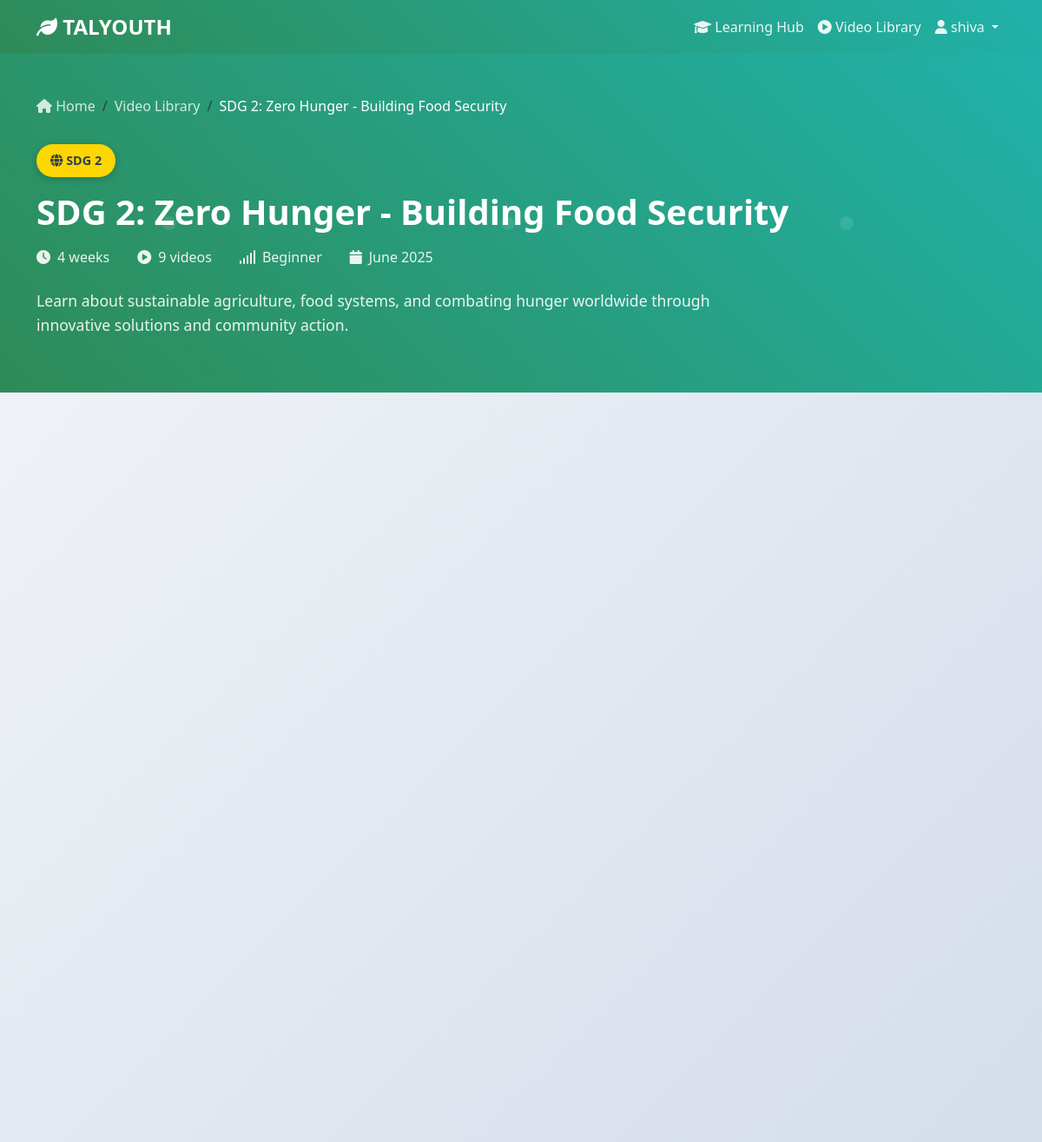
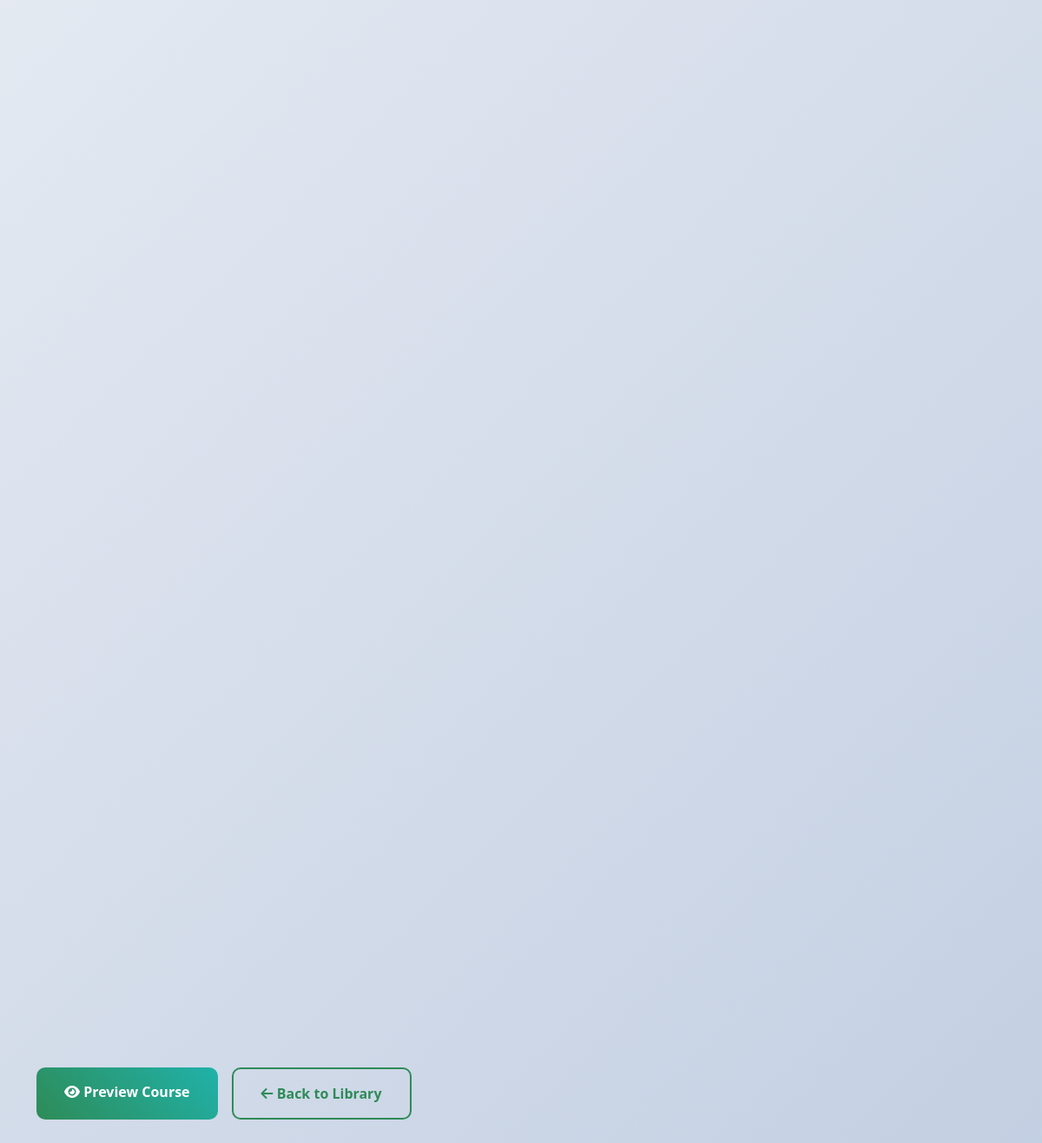
/course/1 (signed in), run on the app's committed database (2 pictures, top to bottom).
### app_local.py (models this page shows, shortened)
class User(UserMixin, db.Model):
    id = db.Column(db.Integer, primary_key=True)
    email = db.Column(db.String(120), unique=True, nullable=False)
    password_hash = db.Column(db.String(256), nullable=False)
    first_name = db.Column(db.String(64), nullable=False)
    last_name = db.Column(db.String(64), nullable=False)
    age = db.Column(db.Integer)
    location = db.Column(db.String(100))
    user_type = db.Column(db.String(20), nullable=False)
    created_at = db.Column(db.DateTime, default=datetime.utcnow)
    is_active = db.Column(db.Boolean, default=True)
    last_login = db.Column(db.DateTime)
    participant_profile = db.relationship('ParticipantProfile', backref='user', uselist=False)
    mentor_profile = db.relationship('MentorProfile', backref='user', uselist=False)

class Course(db.Model):
    id = db.Column(db.Integer, primary_key=True)
    title = db.Column(db.String(200), nullable=False)
    description = db.Column(db.Text)
    sdg_focus = db.Column(db.Integer, nullable=False)
    difficulty_level = db.Column(db.String(20), default='Beginner')
    duration_weeks = db.Column(db.Integer, default=4)
    thumbnail_url = db.Column(db.String(300))
    created_at = db.Column(db.DateTime, default=datetime.utcnow)
    is_active = db.Column(db.Boolean, default=True)
    videos = db.relationship('Video', backref='course', lazy='dynamic')
    course_progress = db.relationship('CourseProgress', backref='course')

### app_local.py (the view, shortened to what this page needs)
    @app.route('/course/<int:course_id>')
    @login_required
    def course_detail(course_id):
        if current_user.user_type not in ['participant', 'mentor']:
            flash('Access denied.', 'error')
            return redirect(url_for('index'))
        course = Course.query.get_or_404(course_id)
        videos_by_week = {}
        videos = Video.query.filter_by(course_id=course_id).order_by(Video.week_number, Video.order_in_week).all()
        for video in videos:
            if video.week_number not in videos_by_week:
                videos_by_week[video.week_number] = []
            videos_by_week[video.week_number].append(video)
        course_progress = None
        return render_template('course_detail.html',
                             course=course,
                             videos_by_week=videos_by_week,
                             course_progress=course_progress)

### templates/course_detail.html (shortened to what this page needs)
<!DOCTYPE html>
<html lang="en">
<head>
    <link href="https://cdn.jsdelivr.net/npm/bootstrap@5.3.0/dist/css/bootstrap.min.css" rel="stylesheet">
    <link href="https://cdnjs.cloudflare.com/ajax/libs/font-awesome/6.0.0/css/all.min.css" rel="stylesheet">
</head>
<body>
    <nav class="navbar navbar-expand-lg navbar-dark">
        <div class="container">
            <a class="navbar-brand" href="{{ url_for('index') }}">
                <i class="fas fa-leaf"></i> TALYOUTH
            </a>
            <div class="collapse navbar-collapse" id="navbarNav">
                <ul class="navbar-nav ms-auto">
                    <li class="nav-item">
                        <a class="nav-link" href="{{ url_for('learning_hub') }}">
                            <i class="fas fa-graduation-cap"></i> Learning Hub
                        </a>
                    </li>
                    <li class="nav-item">
                        <a class="nav-link" href="{{ url_for('video_library') }}">
                            <i class="fas fa-play-circle"></i> Video Library
                        </a>
                    </li>
                    <li class="nav-item dropdown">
                        <a class="nav-link dropdown-toggle" href="#" id="navbarDropdown" role="button" data-bs-toggle="dropdown">
                            <i class="fas fa-user"></i> {{ current_user.first_name }}
                        </a>
                    </li>
                </ul>
            </div>
        </div>
    </nav>
    <section class="course-header">
        <div class="container">
            <div class="course-header-content">
                <nav aria-label="breadcrumb">
                    <ol class="breadcrumb">
                        <li class="breadcrumb-item">
                            <a href="{{ url_for('index') }}">
                                <i class="fas fa-home"></i> Home
                            </a>
                        </li>
                        <li class="breadcrumb-item">
                            <a href="{{ url_for('video_library') }}">Video Library</a>
                        </li>
                        <li class="breadcrumb-item active">{{ course.title }}</li>
                    </ol>
                </nav>
                <div class="sdg-badge">
                    <i class="fas fa-globe"></i> SDG {{ course.sdg_focus }}
                </div>
                <h1 class="course-title">{{ course.title }}</h1>
                <div class="course-meta">
                    <div class="meta-item">
                        <i class="fas fa-clock"></i>
                        <span>{{ course.duration_weeks }} weeks</span>
                    </div>
                    <div class="meta-item">
                        <i class="fas fa-play-circle"></i>
                        <span>{{ course.videos.count() }} videos</span>
                    </div>
                    <div class="meta-item">
                        <i class="fas fa-signal"></i>
                        <span>{{ course.difficulty_level }}</span>
                    </div>
                    <div class="meta-item">
                        <i class="fas fa-calendar"></i>
                        <span>{{ course.created_at.strftime('%B %Y') }}</span>
                    </div>
                </div>
                <p class="course-description">{{ course.description }}</p>
            </div>
        </div>
    </section>
    <section class="course-content">
        <div class="container">
            <div class="weeks-container">
            </div>
            <div class="action-buttons">
                {% if current_user.user_type == 'participant' %}
                    {% if course_progress and course_progress.completion_percentage > 0 %}
                        <a href="{{ url_for('watch_video', video_id=videos_by_week[1][0].id) }}" class="btn btn-primary">
                            <i class="fas fa-play"></i> Continue Learning
                        </a>
                    {% else %}
                        <a href="{{ url_for('watch_video', video_id=videos_by_week[1][0].id) }}" class="btn btn-primary">
                            <i class="fas fa-play-circle"></i> Start Course
                        </a>
                    {% endif %}
                {% else %}
                    <a href="{{ url_for('watch_video', video_id=videos_by_week[1][0].id) }}" class="btn btn-primary">
                        <i class="fas fa-eye"></i> Preview Course
                    </a>
                {% endif %}
                <a href="{{ url_for('video_library') }}" class="btn btn-outline-primary">
                    <i class="fas fa-arrow-left"></i> Back to Library
                </a>
            </div>
        </div>
    </section>
</body>
</html>

### templates/course_detail.html (style rules this page uses)
:root { --primary-color: #2E8B57; --secondary-color: #FFD700; --accent-color: #FF6B35; --text-dark: #2C3E50; --text-light: #7F8C8D; --bg-light: #F8F9FA; }
body { background: linear-gradient(135deg, #f5f7fa 0%, #c3cfe2 100%); min-height: 100vh; font-family: 'Segoe UI', Tahoma, Geneva, Verdana, sans-serif; }
.navbar { background: linear-gradient(45deg, var(--primary-color), #20B2AA) !important; box-shadow: 0 2px 20px rgba(0,0,0,0.1); }
.navbar-brand { font-weight: bold; font-size: 1.5rem; }
.navbar-nav .nav-link { color: rgba(255,255,255,0.9) !important; font-weight: 500; transition: color 0.3s ease; }
.course-header { background: linear-gradient(45deg, var(--primary-color), #20B2AA); color: white; padding: 3rem 0; position: relative; overflow: hidden; }
.course-header::before { content: ''; position: absolute; top: 0; left: 0; right: 0; bottom: 0; animation: float 20s infinite linear; }
.course-header-content { position: relative; z-index: 1; }
.breadcrumb { background: none; padding: 0; margin-bottom: 2rem; }
.breadcrumb-item a { color: rgba(255,255,255,0.8); text-decoration: none; }
.breadcrumb-item.active { color: white; }
.course-title { font-size: 2.5rem; font-weight: bold; margin-bottom: 1rem; }
.course-meta { display: flex; gap: 2rem; margin-bottom: 1.5rem; flex-wrap: wrap; }
.meta-item { display: flex; align-items: center; gap: 0.5rem; font-size: 1rem; opacity: 0.9; }
.sdg-badge { background: var(--secondary-color); color: var(--text-dark); padding: 0.5rem 1rem; border-radius: 20px; font-weight: bold; font-size: 0.9rem; display: inline-block; margin-bottom: 1rem; box-shadow: 0 2px 10px rgba(0,0,0,0.2); }
.course-description { font-size: 1.1rem; line-height: 1.6; opacity: 0.9; max-width: 800px; }
.course-content { padding: 3rem 0; }
.weeks-container { display: grid; gap: 2rem; }
.action-buttons { display: flex; gap: 1rem; margin-top: 2rem; flex-wrap: wrap; }
.btn-primary { background: linear-gradient(45deg, var(--primary-color), #20B2AA); border: none; border-radius: 10px; padding: 1rem 2rem; font-weight: 600; transition: all 0.3s ease; text-decoration: none; }
.btn-outline-primary { border: 2px solid var(--primary-color); color: var(--primary-color); border-radius: 10px; padding: 1rem 2rem; font-weight: 600; transition: all 0.3s ease; background: transparent; text-decoration: none; }

### data on the page
User: first_name "shiva"
Course: title "SDG 2: Zero Hunger - Building Food Security", sdg_focus "2", duration_weeks "4", difficulty_level "Beginner", created_at "June 2025", description "Learn about sustainable agriculture, food systems, and combating hunger worldwide through innovative solutions and community action."

### other printed values
{{ course.videos.count() }} "9"
